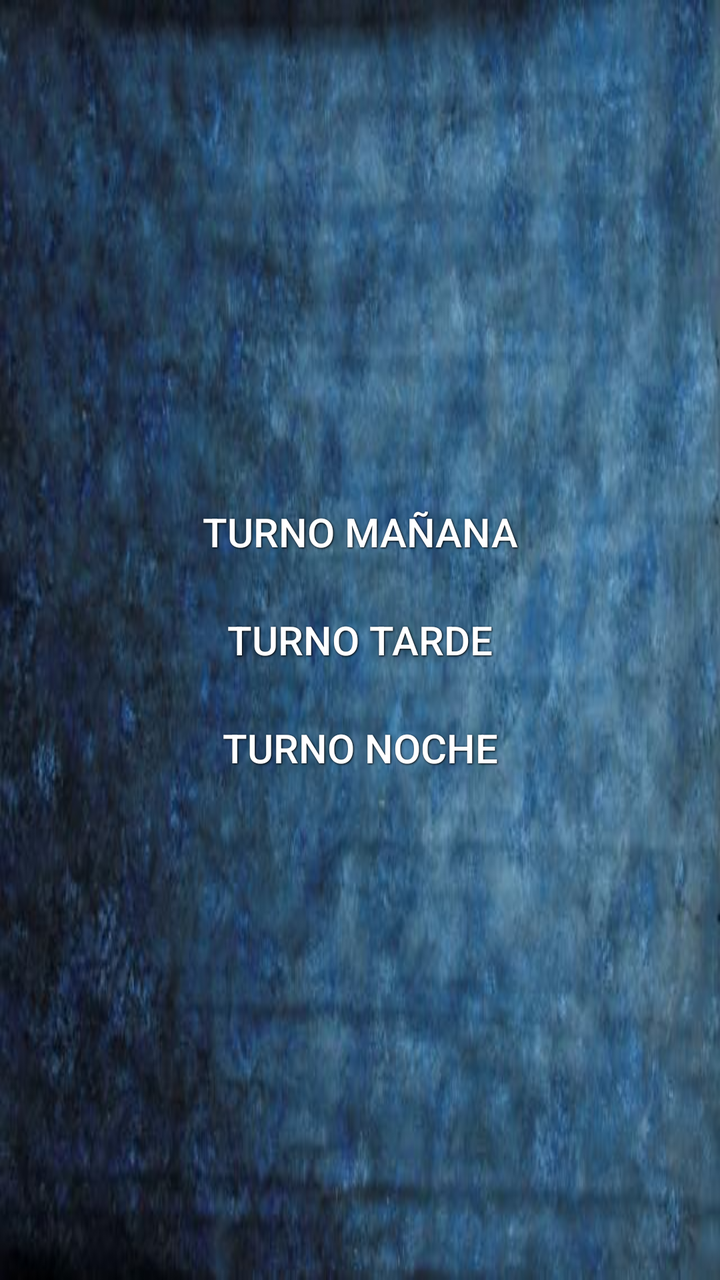
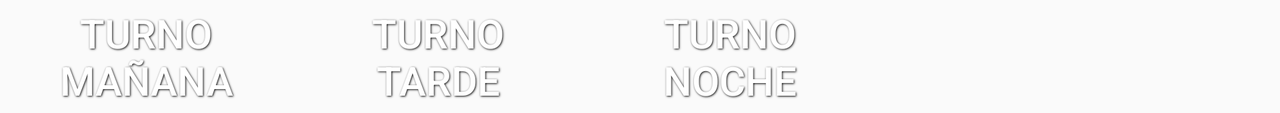

Two renders of one Android screen. The first uses the default layout on a phone; the second uses the alternative layout the repository ships for a different screen configuration, on a matching device. The two XML files are below.
<!-- AndroidManifest.xml: application theme AppTheme -->
<!-- res/layout/horarios_fragment.xml -->
<?xml version="1.0" encoding="utf-8"?>
<LinearLayout xmlns:android="http://schemas.android.com/apk/res/android"
    android:orientation="vertical" android:layout_width="match_parent"
    android:layout_height="match_parent"
    android:gravity="center"
    android:background="@drawable/aa">

    <Button
        android:id="@+id/tmn"
        style="@style/BlackButton"
        android:background="@drawable/bb"
        android:text="TURNO MAñANA"
        android:layout_width="match_parent"
        android:layout_height="wrap_content"
         />

    <Button

        android:layout_width="match_parent"
        android:layout_height="wrap_content"
        android:id="@+id/ttn"
        style="@style/BlackButton"
        android:background="@drawable/bb"
        android:text="TURNO tarde" />

    <Button
         android:id="@+id/tnn"
        style="@style/BlackButton"
        android:background="@drawable/bb"
        android:text="TURNO noche"
        android:layout_width="match_parent"
        android:layout_height="wrap_content"
         />

</LinearLayout>
<!-- resources referenced by this layout -->
<resources>
  <!-- drawable aa: png bitmap (drawable, 35764 bytes) -->
  <style name="BlackButton">
          <item name="android:layout_width">wrap_content</item>
          <item name="android:layout_height">wrap_content</item>
          <item name="android:textColor">#ffffff</item>
          <item name="android:gravity">center</item>
          <item name="android:layout_margin">3dp</item>
          <item name="android:textSize">20dp</item>
          <item name="android:shadowColor">#000000</item>
          <item name="android:shadowDx">1</item>
          <item name="android:shadowDy">1</item>
          <item name="android:shadowRadius">2</item>
          <item name="android:paddingLeft">15dp</item>
          <item name="android:paddingRight">15dp</item>
      </style>
  <style name="AppTheme" parent="Theme.AppCompat.Light.NoActionBar">
          
          <item name="colorPrimary">@color/colorPrimaryDark</item>
          <item name="colorPrimaryDark">@color/colorPrimaryDark</item>
          <item name="colorAccent">@color/colorPrimaryDark</item>
          <item name="drawerArrowStyle">@style/DrawerArrowStyle</item>
  
  
      </style>
  <color name="colorPrimaryDark">#000000</color>
  <style name="DrawerArrowStyle" parent="Widget.AppCompat.DrawerArrowToggle">
          <item name="color">@android:color/white</item>
      </style>
</resources>
<!-- res/layout-land/horarios_fragment.xml (the repository's variant of the layout above) -->
<!-- drawn on the phone turned sideways -->
<?xml version="1.0" encoding="utf-8"?>
<LinearLayout xmlns:android="http://schemas.android.com/apk/res/android"

    android:layout_width="wrap_content"
    android:layout_height="wrap_content"

    android:gravity="center"
    android:orientation="horizontal">


    <Button
        android:id="@+id/tmn"
        style="@style/BlackButton"
        android:layout_width="140dp"
        android:layout_height="wrap_content"
        android:background="@drawable/bb"


        android:text="TURNO MAñANA" />

    <Button

        android:id="@+id/ttn"
        style="@style/BlackButton"
        android:layout_width="140dp"
        android:layout_height="wrap_content"
        android:background="@drawable/bb"
        android:text="TURNO tarde" />

    <Button
        android:id="@+id/tnn"
        style="@style/BlackButton"
        android:layout_width="140dp"
        android:layout_height="wrap_content"
        android:background="@drawable/bb"
        android:text="TURNO noche" />

</LinearLayout>
<!-- resources referenced by the variant -->
<!-- as the phone turned sideways resolves them -->
<resources>
  <style name="BlackButton">
          <item name="android:layout_width">wrap_content</item>
          <item name="android:layout_height">wrap_content</item>
          <item name="android:textColor">#ffffff</item>
          <item name="android:gravity">center</item>
          <item name="android:layout_margin">3dp</item>
          <item name="android:textSize">20dp</item>
          <item name="android:shadowColor">#000000</item>
          <item name="android:shadowDx">1</item>
          <item name="android:shadowDy">1</item>
          <item name="android:shadowRadius">2</item>
          <item name="android:paddingLeft">15dp</item>
          <item name="android:paddingRight">15dp</item>
      </style>
  <style name="AppTheme" parent="Theme.AppCompat.Light.NoActionBar">
          
          <item name="colorPrimary">@color/colorPrimaryDark</item>
          <item name="colorPrimaryDark">@color/colorPrimaryDark</item>
          <item name="colorAccent">@color/colorPrimaryDark</item>
          <item name="drawerArrowStyle">@style/DrawerArrowStyle</item>
  
  
      </style>
  <color name="colorPrimaryDark">#000000</color>
  <style name="DrawerArrowStyle" parent="Widget.AppCompat.DrawerArrowToggle">
          <item name="color">@android:color/white</item>
      </style>
</resources>
